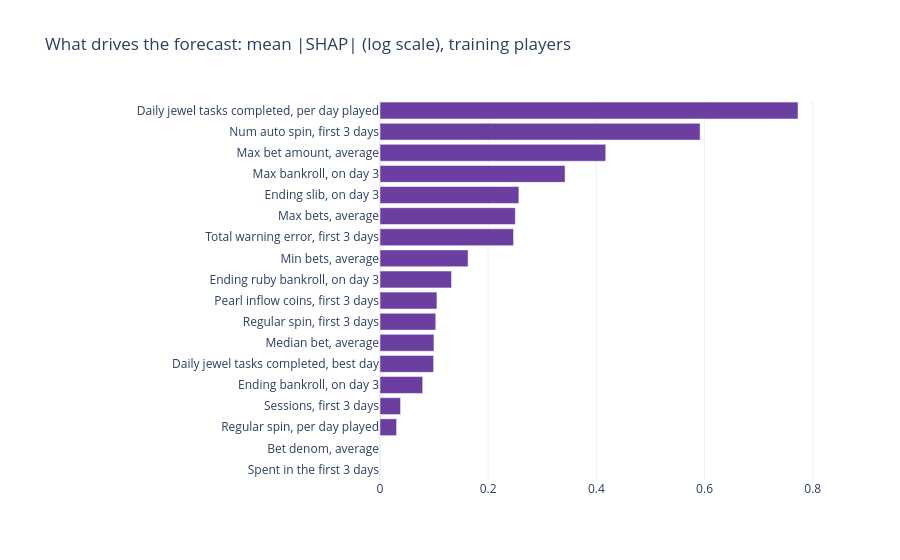

Here is the notebook cell this chart was saved with:
### Markdown cell above
## 9. Explanations (SHAP) and reason codes

Global importance = mean |SHAP| of the shipped model on the training players (both directions count).

**Player reason codes:** the features with the largest |SHAP| for that player, until they cover 70% of the player's total |SHAP| (at most 3, none under 10%). Each reads *"feature: this player's value vs typical (median training player) (±$ effect)"*. The $ effect is how much lower (or higher) the forecast would be **without that one signal**, all else equal: the model works on a log scale, so contributions multiply and removing one divides the forecast by exp(SHAP). Effects overlap, so they do not add up to the forecast. Players with no effect above $0.05 get *"No strong value signals in the first 3 days"* with the average new player's value for comparison.

### Code cell
import joblib
from sciplay.ltv import score as S
art = joblib.load(art_dir / 'model.joblib')
dd = T.load_data()
tr_ids = dd.sets.index[dd.sets == 'train']
Xtr = art['encoder'].transform(dd.X_raw.loc[tr_ids].drop(columns='feature_date')).reindex(columns=art['features'])
sv = L.LEARNERS[art['learner']].shap_values(art['model'], Xtr)
imp = pd.Series(abs(sv).mean(axis=0), index=[S.feature_label(f) for f in art['features']]).sort_values()
fig = go.Figure(go.Bar(x=imp.values, y=imp.index, orientation='h', marker_color='#6B3FA0',
                       hovertemplate='%{y}: %{x:.3f}<extra></extra>'))
fig.update_layout(title='What drives the forecast: mean |SHAP| (log scale), training players', template='plotly_white',
                  height=560, margin=dict(l=380), xaxis_title=None)
fig.show()

### Figure 1 — Plotly figure (JSON) as saved in the notebook; plotly's stock layout.template omitted (floating-point values rounded to 4 significant figures)
{"data": [{"hovertemplate": "%{y}: %{x:.3f}<extra></extra>", "marker": {"color": "#6B3FA0"}, "orientation": "h", "type": "bar", "x": [0.0, 0.0, 0.0307, 0.03801, 0.07895, 0.09917, 0.09975, 0.1031, 0.1052, 0.1323, 0.1628, 0.2469, 0.2502, 0.2567, 0.3421, 0.4174, 0.5918, 0.7728], "y": ["Spent in the first 3 days", "Bet denom, average", "Regular spin, per day played", "Sessions, first 3 days", "Ending bankroll, on day 3", "Daily jewel tasks completed, best day", "Median bet, average", "Regular spin, first 3 days", "Pearl inflow coins, first 3 days", "Ending ruby bankroll, on day 3", "Min bets, average", "Total warning error, first 3 days", "Max bets, average", "Ending slib, on day 3", "Max bankroll, on day 3", "Max bet amount, average", "Num auto spin, first 3 days", "Daily jewel tasks completed, per day played"]}], "layout": {"height": 560, "margin": {"l": 380}, "title": {"text": "What drives the forecast: mean |SHAP| (log scale), training players"}, "xaxis": {"title": {}}}}
